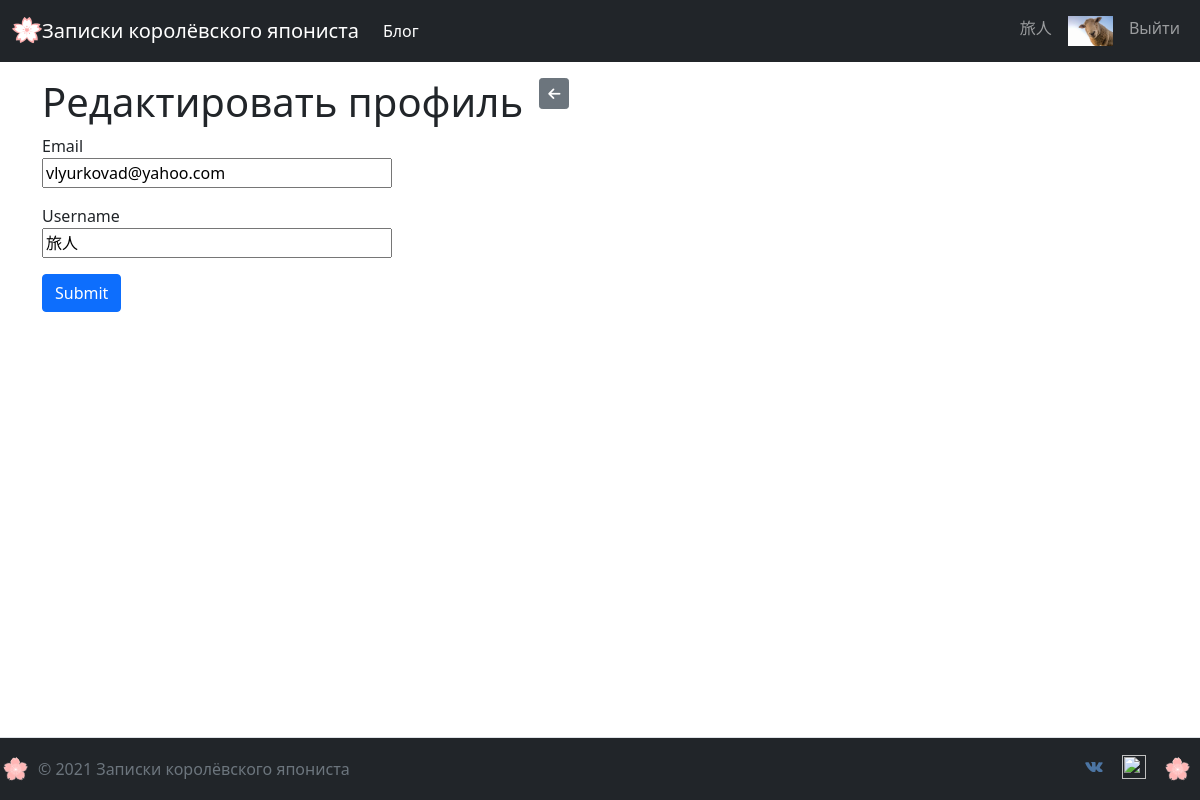
Page /旅人/edit_profile (signed in) on the committed database.
### app/models.py (models this page shows, shortened)
class User(db.Model, UserMixin):
    id = db.Column(db.Integer, primary_key=True)
    email = db.Column(db.String(50), unique=True)
    username = db.Column(db.String(50), unique=True)
    password = db.Column(db.String(10))
    created_date = db.Column(db.DateTime(timezone=True), default=func.now())
    admin = db.Column(db.Boolean, default=False)
    about_me = db.Column(db.String(140))
    last_seen = db.Column(db.DateTime(timezone=True), default=func.now())
    avatar = db.Column(db.String(50), default=None)
    posts = db.relationship('Post', backref='user')
    comments = db.relationship('Comment', backref='user')
    likes = db.relationship('Like', backref='user')
    def get_avatar(self, size):
        if self.avatar:
            return f'/static/avatars/{self.username}_{self.avatar}'
        else:
            digest = md5(self.email.lower().encode('utf-8')).hexdigest()
            return f'https://www.gravatar.com/avatar/{digest}?d=identicon&s={size}'

### app/views.py (the view)
@views.route('<username>/edit_profile', methods=['GET', 'POST'])
@login_required
def edit_profile(username):
    user = User.query.filter_by(username=username).first()
    form = EditProfileForm(user.username, user.email)
    if form.validate_on_submit():
        photo_path = path.join('app/static/avatars', f'{user.username}_{user.avatar}')
        user.username = form.username.data
        user.email = form.email.data
        db.session.add(user)
        db.session.commit()
        if user.avatar:
            new_photo_path = path.join('app/static/avatars', f'{user.username}_{user.avatar}')
            rename(photo_path, new_photo_path)
        flash('Данные сохранены.')
        return redirect(url_for('views.user_profile', username=user.username))
    elif request.method == 'GET':
        form.username.data = current_user.username
        form.email.data = current_user.email
    return render_template('edit_profile.html', user=current_user, form=form)

### app/forms.py (shortened to what this page needs)
class EditProfileForm(FlaskForm):
    username = StringField('Username', validators=[DataRequired()])
    email = StringField('Email', validators=[DataRequired(), Email()])
    submit = SubmitField('Submit')
    def __init__(self, original_username, original_email, *args, **kwargs):
        super(EditProfileForm, self).__init__(*args, **kwargs)
        self.original_username = original_username
        self.original_email = original_email

### app/views.py (called while the page is built)
@views.before_app_request
def before_request():
    if current_user.is_authenticated:
        current_user.last_seen = datetime.now()
        db.session.commit()

### app/templates/edit_profile.html (shortened to what this page needs)
{% extends 'base.html' %}
{% block content %}
    <div class="d-flex align-item-center">
        <div><h1>Редактировать профиль</h1></div>
        <div class="px-3 "><a href="/{{ user.username }}/profile" role="button" class="btn btn-sm btn-secondary">
            <i class="fas fa-arrow-left"></i>
        </a></div>
    </div>
    <form method="POST" novalidate>
      <div class="mb-3 form-group">
          {{ form.email.label }}<br>
          {{ form.email(size=32) }}
      </div>
      <div class="mb-3 form-group">
          {{ form.username.label }}<br>
          {{ form.username(size=32) }}
      </div>
      <button type="submit" class="btn btn-primary">Submit</button>
    </form>
{% endblock %}

### app/templates/base.html (shortened to what this page needs)
<!DOCTYPE html>
<html lang="en">
<head>
    <link href="https://cdn.jsdelivr.net/npm/bootstrap@5.1.0/dist/css/bootstrap.min.css"
          rel="stylesheet"
>
    <link href="{{ url_for('static', filename='styles.css') }}"
            rel="stylesheet"
            type="text/css">
</head>
<body>
    <div class="d-flex flex-column overflow-hidden min-vh-100 vh-100">
    <header class="sticky-top">
    <nav class="navbar navbar-expand-lg navbar-dark bg-dark mb-3" style="background-color: #6f42c1;">
      <div class="container-fluid" >
          <a class="navbar-brand" href="/hello">
          <img src="/static/images/93zGbFI-sakura-blossom-alice-vector.svg" alt="" width="30" height="30" class="d-inline-block align-text-top">Записки королёвского япониста
          </a>
          <div class="navbar-nav">
            <a class="nav-item nav-link active" aria-current="page" href="/home">Блог</a>
          </div>
        <div class="collapse navbar-collapse justify-content-end" id="navbar">
          <div class="navbar-nav">
              {% if user.is_authenticated %}
                <a class="nav-item nav-link">{{ current_user.username }}</a>
                <a class="nav-item nav-link" href="/{{current_user.username}}/profile"><img src="{{ current_user.get_avatar(30) }}" width="auto" height="30"></a>
                <a class="nav-item nav-link" href="/logout">Выйти</a>
              {% else %}
                <a class="nav-item nav-link" href="/login">Войти</a>
                <a class="nav-item nav-link" href="/signup">Зарегистрироваться</a>
              {% endif %}
          </div>
        </div>
      </div>
    </nav>
    </header>
    <main role="main" class="flex-grow-1 overflow-auto flex-fill">
        <div class="container">
            {% block content %}
            {% endblock %}
        </div>
    </main>
    <footer class="d-flex flex-wrap justify-content-between align-items-center py-3 border-top flex-grow-0 sticky-bottom bg-dark">
        <div
        <div class="col-md-4 d-flex align-items-center" >
          <a href="/" class="mb-3 me-2 mb-md-0 text-muted text-decoration-none lh-1">
            <img src="/static/images/009.svg" alt="" width="30" height="30">
          </a>
          <span class="text-muted">© 2021 Записки королёвского япониста</span>
        </div>
        <ul class="nav col-md-4 justify-content-end list-unstyled d-flex">
          <li class="ms-3"><a class="text-muted" href="https://vk.com/vlad.yurkoff"><img src="/static/images/1486147227-social-media-network26_79482.svg" alt="" width="24" height="24" class="d-inline-block align-text-top"></a></li>
          <li class="ms-3"><a class="text-muted" href="https://www.instagram.com/vladislaviurkov72/"><img src="/static/images/Instagram_icon-icons.com_66804.svg" alt="" width="24" height="24" class="d-inline-block align-text-top"></a></li>
          <li class="ms-3"><a href="/" class="mb-3 me-2 mb-md-0 text-muted text-decoration-none lh-1">
            <img src="/static/images/009.svg" alt="" width="30" height="30">
          </a></li>
        </ul>
    </footer>
</div>
</body>
</html>

### rows in the picture
User: username "旅人", get_avatar (picture), email "vlyurkovad@yahoo.com"
